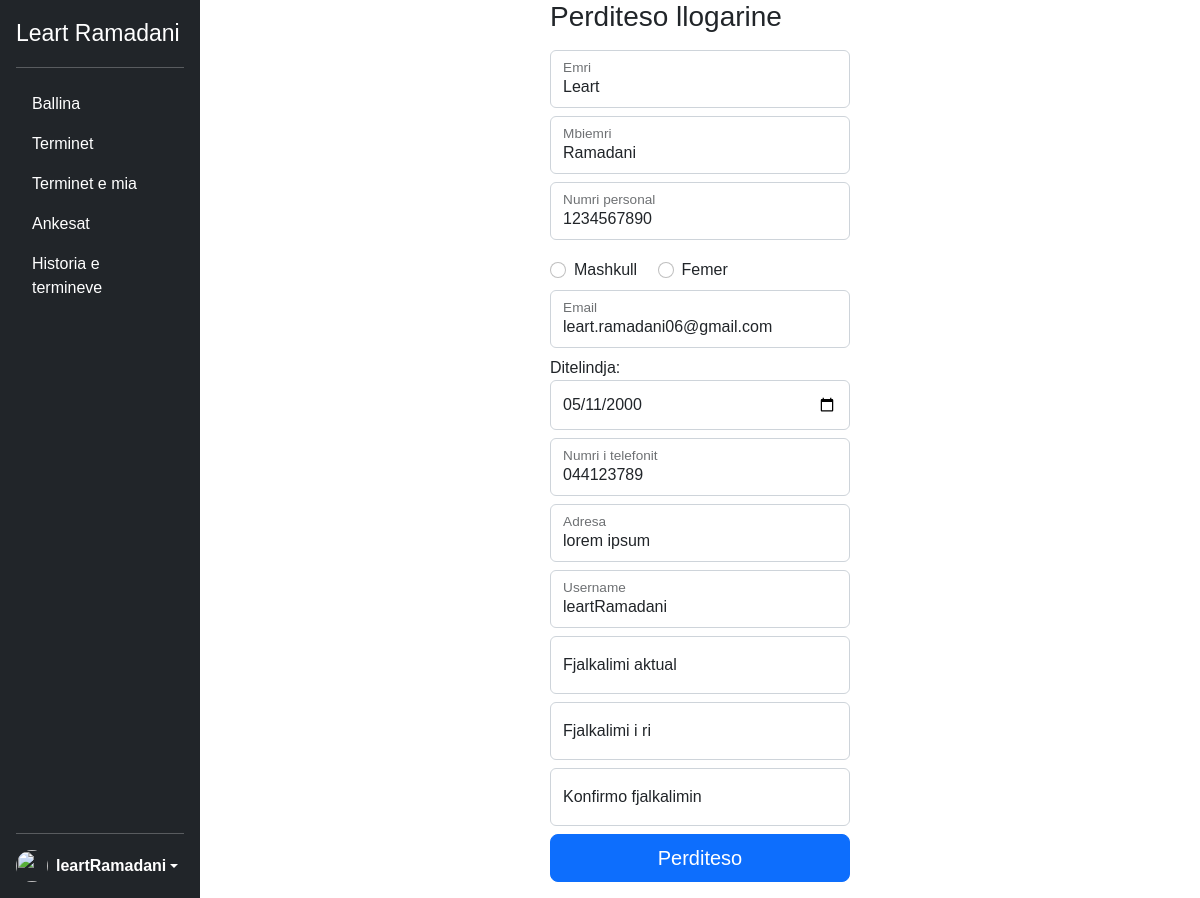
Screenshot of /patientSide/profili.php (signed in) with the database file from the repository.
### tables this page shows
CREATE TABLE `patient_table` (
  `id` int(11) NOT NULL,
  `emri` varchar(100) NOT NULL,
  `mbiemri` varchar(100) NOT NULL,
  `numri_personal` int(10) NOT NULL,
  `gjinia` varchar(100) NOT NULL,
  `email` varchar(100) NOT NULL,
  `telefoni` varchar(100) NOT NULL,
  `ditlindja` date NOT NULL,
  `adresa` varchar(100) NOT NULL,
  `username` varchar(100) NOT NULL,
  `password` varchar(225) NOT NULL,
  `veri_code` int(6) NOT NULL,
  `veri_date` date NOT NULL,
  `veri_time` time NOT NULL,
  `verificated` tinyint(1) NOT NULL
);

### patientSide/profili.php (the view, shortened to what this page needs)
<?php
include('../config.php');
?>
<!DOCTYPE html>
<html lang="en">
<head>
    <link rel="stylesheet" href="../css/main.css">
    <link rel="stylesheet" href="../css/responsive.css">
    <link href="https://cdn.jsdelivr.net/npm/bootstrap@5.2.0-beta1/dist/css/bootstrap.min.css" rel="stylesheet">
    <link rel="stylesheet" href="../bootstrap-5.1.3-examples/sidebars/sidebars.css">
</head>
<body>
    <div class="sideBlock">
        <button type="button" class="ham" id="ham_menu"><i class="fa-solid fa-bars"></i></button>
    </div>
    <div class="flex-shrink-0 p-3 text-white bg-dark sidebar">
        <p class="d-flex align-items-center mb-3 mb-md-0 me-md-auto text-white text-decoration-none">
            <span class=" sess_admin"><?php echo $_SESSION['emri'] . ' ' . $_SESSION['mbiemri'] ?></span>
        </p>
        <hr>
        <ul class="nav nav-pills flex-column mb-auto">
            <li><a href="../index.php" class="nav-link text-white">Ballina</a></li>
            <li class="nav-item"><a href="rezervoTermin.php" class="nav-link text-white">Terminet</a></li>
            <li><a href="terminet_e_mia.php" class="nav-link text-white">Terminet e mia</a></li>
            <li><a href="ankesat.php" class="nav-link text-white">Ankesat</a></li>
            <li><a href="historiaTermineve(pacientit).php" class="nav-link text-white">Historia e termineve</a></li>
        </ul>
        <hr>
        <div class="dropdown">
            <a href="#" class="d-flex align-items-center text-white text-decoration-none dropdown-toggle" id="dropdownUser1" data-bs-toggle="dropdown" aria-expanded="false">
                <img src="https://w7.pngwing.com/pngs/200/420/png-transparent-user-profile-computer-icons-overview-rectangle-black-data-thumbnail.png" alt="" width="32" height="32" class="rounded-circle me-2">
                <strong class="useri"><?php echo $_SESSION['username'] ?></strong>
            </a>
        </div>
    </div>
    <main class=" main mainRes mainProfili pb-3">
        <form method="POST" class="form-sigin form-siginPro" autocomplete="off">
            <h1 class="h3 mb-3 fw-normal">Perditeso llogarine</h1>
            <?php
            $sql = "SELECT * FROM patient_table WHERE numri_personal=:numri_personal";
            $prep = $con->prepare($sql);
            $prep->bindParam(':numri_personal', $_SESSION['numri_personal']);
            $prep->execute();
            $data = $prep->fetch();
            ?>
            <div class="form-floating mb-2">
                <input type="text" class="form-control res <?= $invalid_name ?? "" ?>" id="floatingInput" name="name" placeholder="Emri" value="<?= $data['emri'] ?>">
                <label for="floatingInput">Emri</label>
            </div>
            <div class="form-floating mb-2">
                <input type="text" class="form-control res <?= $invalid_surname ?? "" ?>" id="floatingInput" name="surname" placeholder="Mbiemri" value="<?= $data['mbiemri'] ?>">
                <label for="floatingInput">Mbiemri</label>
            </div>
            <div class="form-floating mb-2">
                <input type="text" class="form-control res <?= $invalid_personal_id ?? "" ?>" id="floatingInput" name="personal_id" placeholder="Numri personal" value="<?= $data['numri_personal'] ?>">
                <label for="floatingInput">Numri personal</label>
            </div>
            <div class="form-check form-check-inline mb-2">
                <input class="form-check-input" type="radio" name="gender" id="inlineRadio1" value="Mashkull">
                <label class="form-check-label" for="inlineRadio1">Mashkull</label>
            </div>
            <div class="form-check form-check-inline mb-2">
                <input class="form-check-input" type="radio" name="gender" id="inlineRadio2" value="Femer">
                <label class="form-check-label" for="inlineRadio2">Femer</label>
            </div> <br>
            <div class="form-floating mb-2">
                <input type="email" class="form-control res <?= $invalid_email ?? "" ?>" id="floatingInput" name="email" placeholder="name@example.com" value="<?= $data['email'] ?>">
                <label for="floatingInput">Email </label>
            </div>
            <div class="col-lg-3 col-sm-6 mb-2">
                <label for="startDate">Ditelindja:</label>
                <input id="startDate" class="form-control ditlindja res <?= $invalid_birthday ?? "" ?>" name="birthday" type="date" value="<?= $data['ditlindja'] ?>" />
            </div>
            <div class="form-floating mb-2">
                <input type="tel" class="form-control  res<?= $invalid_phone ?? "" ?>" id="floatingInput" name="phone" placeholder="Numri i telefonit" value="<?= $data['telefoni'] ?>">
                <label for="floatingInput">Numri i telefonit</label>
            </div>
            <div class="form-floating mb-2">
                <input type="text" class="form-control res <?= $invalid_adress ?? "" ?>" id="floatingInput" name="adress" placeholder="Adresa" value="<?= $data['adresa'] ?>">
                <label for="floatingInput">Adresa</label>
            </div>
            <div class="form-floating mb-2">
                <input type="text" class="form-control res <?= $invalid_username ?? "" ?>" id="floatingInput" name="username" placeholder="Username" value="<?= $data['username'] ?>">
                <label for="floatingInput">Username</label>
            </div>
            <div class="form-floating">
                <input type="password" class="form-control mb-2 res <?= $invalid_pass ?? "" ?>" id="floatingPassword" name="password" placeholder="Fjalkalimi aktual">
                <label for="floatingPassword">Fjalkalimi aktual</label>
            </div>
            <div class="form-floating">
                <input type="password" class="form-control res mb-2 <?= $invalid_newPass ?? "" ?>" id="floatingPassword" name="newPassword" placeholder="Fjalkalimi i ri">
                <label for="floatingPassword">Fjalkalimi i ri</label>
            </div>
            <div class="form-floating">
                <input type="password" class="form-control res mb-2  <?= $invalid_confirmPass ?? "" ?>" id="floatingPassword" name="confirmPassword" placeholder="Konfirmo fjalkalimin">
                <label for="floatingPassword">Konfirmo fjalkalimin</label>
            </div>
            <button class=" btn btn-lg btn-primary updateRes" type="submit" name="update">Perditeso</button>
        </form>
    </main>
</body>
</html>

### css/main.css (style rules this page uses)
:root { --primary: #0D6EFD; --background: #081C15; --secondary: #40916C; --border: #74c69d; --focus: #95d5b2; --font-family: 'Roboto', sans-serif; --grey: #adb5bd; --darkGrey: #495057; }
* { font-family: Arial, Helvetica, sans-serif; }
body { overflow: auto !important; }
main { max-height: none !important; }
.sess_admin { font-size: 23px !important; }
.main { display: flex; justify-content: center; width: calc(100% - 200px); margin-left: 200px; }
.sidebar { width: 200px !important; height: 100% !important; position: fixed; display: flex; flex-direction: column; z-index: 999; }
.form-check { margin-top: 10px; margin-bottom: 10px; }
.ditlindja { width: 300px !important; height: 50px !important; }
.updateRes { width: 300px !important; }
.sideBlock { position: absolute; top: 10px; left: 5px; }

### rows the page displays
patient_table: name "Leart", surname "Ramadani", personal_id "1234567890", email "leart.ramadani06@gmail.com", birthday "05/11/2000", phone "044123789", adress "lorem ipsum", username "leartRamadani"

### other values shown
$_SESSION['emri'] "Leart"
$_SESSION['mbiemri'] "Ramadani"
$_SESSION['username'] "leartRamadani"
